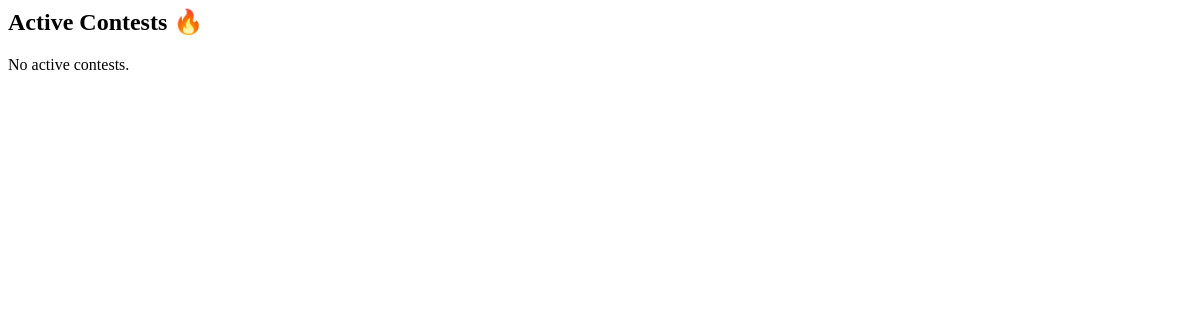
The app's page /my-contests/ (signed in), older data.
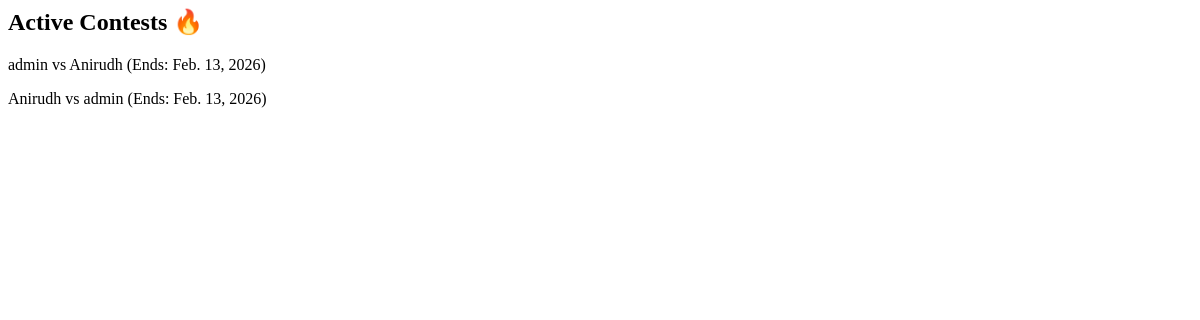
The same page, newer data.
### progress/models.py (models this page shows, shortened)
class Contest(models.Model):
    creator = models.ForeignKey(
        User, on_delete=models.CASCADE, related_name='created_contests'
    )
    opponent = models.ForeignKey(
        User, on_delete=models.CASCADE, related_name='opponent_contests'
    )
    start_date = models.DateField()
    end_date = models.DateField()
    created_at = models.DateTimeField(auto_now_add=True)

### progress/views.py (the view)
# urls.py: path('my-contests/', my_contests, name='my_contests'),
@login_required
def my_contests(request):
    today = timezone.now().date()
    contests = Contest.objects.filter(
        start_date__lte=today,
        end_date__gte=today
    ).filter(
        creator=request.user
    ) | Contest.objects.filter(
        opponent=request.user,
        start_date__lte=today,
        end_date__gte=today
    )
    return render(request, 'progress/my_contests.html', {
        'contests': contests
    })

### templates/progress/my_contests.html
<h2>Active Contests 🔥</h2>
{% for c in contests %}
  <p>
    {{ c.creator.username }} vs {{ c.opponent.username }}
    (Ends: {{ c.end_date }})
  </p>
{% empty %}
  <p>No active contests.</p>
{% endfor %}

Row changes from the older to the newer data that the page shows:
added Contest: creator.username "admin", opponent.username "Anirudh", end_date "Feb. 13, 2026"
added Contest: creator.username "Anirudh", opponent.username "admin", end_date "Feb. 13, 2026"
Text that changed along with them:
text no longer shown: "No active contests."
